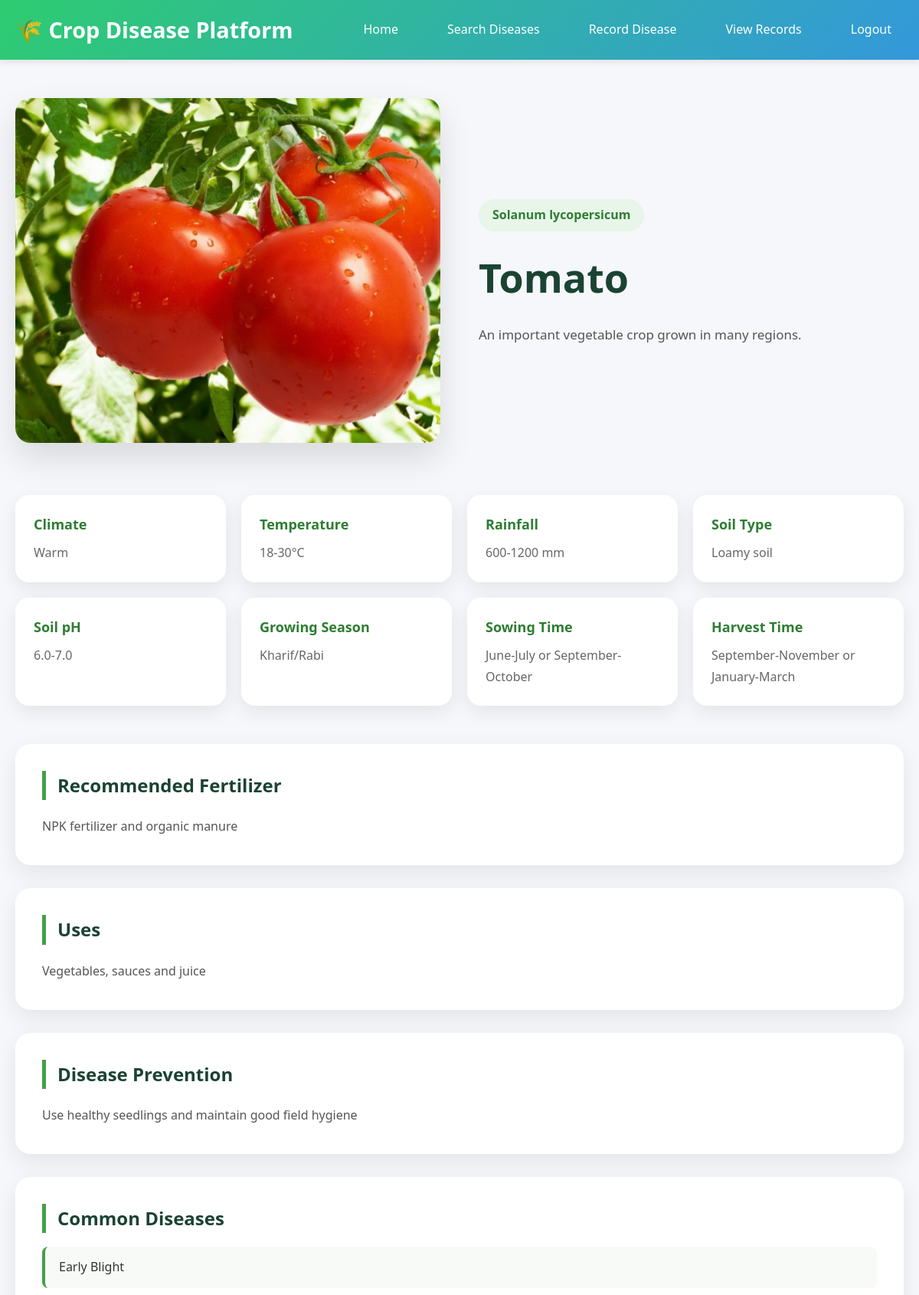
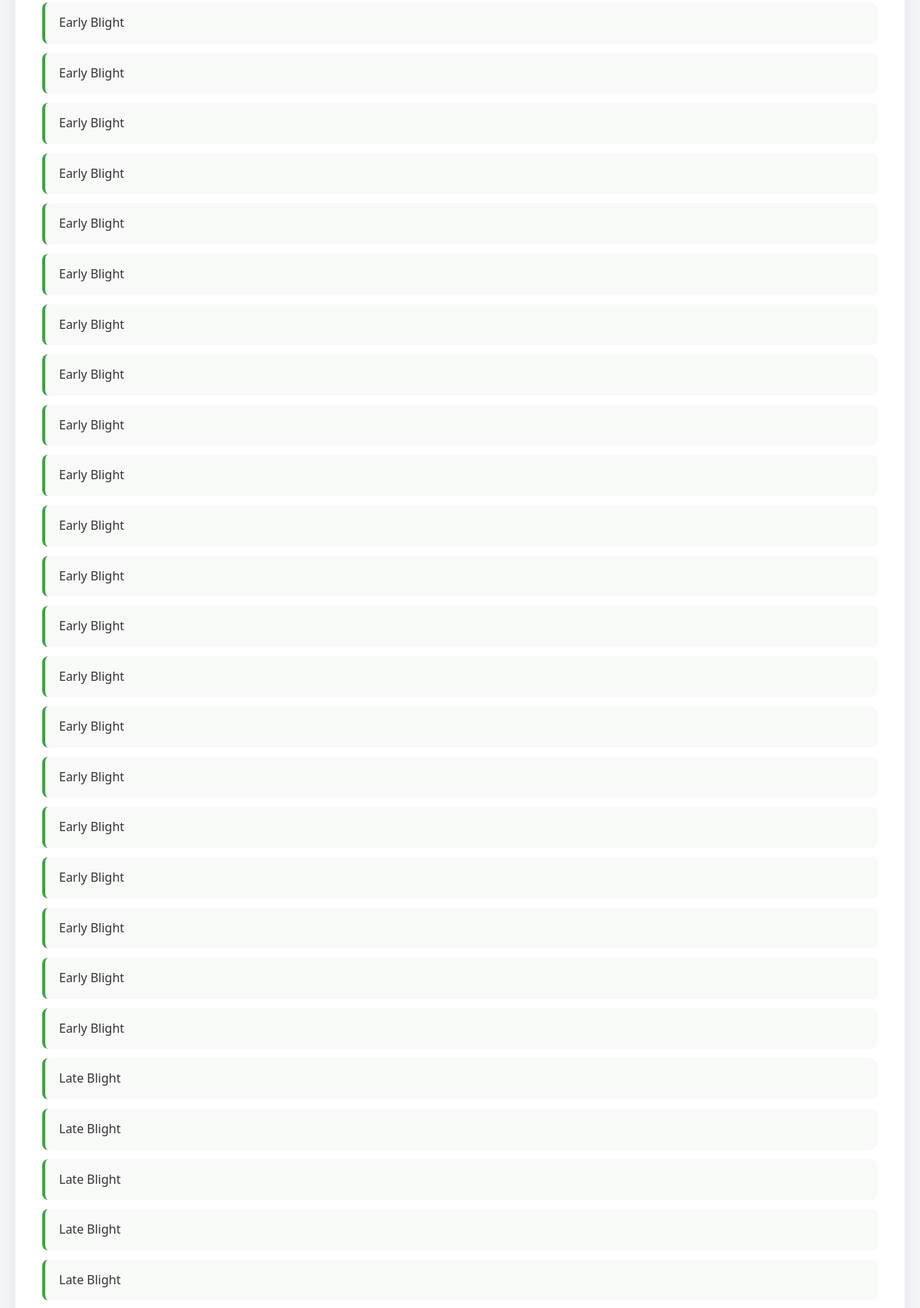
Page /crop/3 (signed in, upper part) on the committed database (2 pictures, top to bottom).
### tables this page shows
CREATE TABLE crops (
        id INTEGER PRIMARY KEY AUTOINCREMENT,
        name TEXT UNIQUE NOT NULL,
        description TEXT,
        scientific_name TEXT,
        climate TEXT,
        temperature TEXT,
        rainfall TEXT,
        soil TEXT,
        soil_ph TEXT,
        season TEXT,
        sowing_time TEXT,
        harvesting_time TEXT,
        fertilizer TEXT,
        uses TEXT,
        prevention TEXT
    );

CREATE TABLE diseases (
        id INTEGER PRIMARY KEY AUTOINCREMENT,
        crop_id INTEGER,
        name TEXT,
        symptoms TEXT,
        cause TEXT,
        treatment TEXT,
        prevention TEXT,
        severity TEXT
    );

### app.py (the view)
@app.route("/crop/<int:crop_id>")
def crop_details(crop_id):
    conn = get_db()
    crop = conn.execute("""
        SELECT
            name,
            description,
            scientific_name,
            climate,
            temperature,
            rainfall,
            soil,
            soil_ph,
            season,
            sowing_time,
            harvesting_time,
            fertilizer,
            uses,
            prevention
        FROM crops
        WHERE id = ?
    """, (crop_id,)).fetchone()
    diseases = conn.execute("""
        SELECT name
        FROM diseases
        WHERE crop_id = ?
        ORDER BY name
    """, (crop_id,)).fetchall()
    conn.close()
    if not crop:
        return "Crop not found", 404
    return render_template(
        "crop_details.html",
        crop=crop,
        diseases=diseases
    )

### app.py (called while the page is built)
def get_db():
    conn = sqlite3.connect(app.config["DATABASE"])
    conn.row_factory = sqlite3.Row
    return conn

@app.before_request
def auth():
    if request.endpoint not in ["login", "register", "static"] and "user_id" not in session:
        return redirect(url_for("login"))

### templates/crop_details.html (shortened to what this page needs)
{% extends "base.html" %}
{% block content %}
<section class="crop-page">
    <div class="crop-hero">
        <div class="crop-detail-image">
            {% if crop[0] == "Rice" %}
                <img src="{{ url_for('static', filename='images/Crops/rice.jpg') }}">
            {% elif crop[0] == "Wheat" %}
                <img src="{{ url_for('static', filename='images/Crops/wheat.jpg') }}">
            {% elif crop[0] == "Tomato" %}
                <img src="{{ url_for('static', filename='images/Crops/tomato.jpg') }}">
            {% elif crop[0] == "Potato" %}
                <img src="{{ url_for('static', filename='images/Crops/potato.jpg') }}">
            {% elif crop[0] == "Maize" %}
                <img src="{{ url_for('static', filename='images/Crops/maize.jpg') }}">
            {% endif %}
        </div>
        <div class="crop-content">
            <span class="crop-tag">
                {{ crop[2] }}
            </span>
            <h1>{{ crop[0] }}</h1>
            <p>
                {{ crop[1] }}
            </p>
        </div>
    </div>
    <div class="info-grid">
        <div class="info-box">
            <h3>Climate</h3>
            <p>{{ crop[3] }}</p>
        </div>
        <div class="info-box">
            <h3>Temperature</h3>
            <p>{{ crop[4] }}</p>
        </div>
        <div class="info-box">
            <h3>Rainfall</h3>
            <p>{{ crop[5] }}</p>
        </div>
        <div class="info-box">
            <h3>Soil Type</h3>
            <p>{{ crop[6] }}</p>
        </div>
        <div class="info-box">
            <h3>Soil pH</h3>
            <p>{{ crop[7] }}</p>
        </div>
        <div class="info-box">
            <h3>Growing Season</h3>
            <p>{{ crop[8] }}</p>
        </div>
        <div class="info-box">
            <h3>Sowing Time</h3>
            <p>{{ crop[9] }}</p>
        </div>
        <div class="info-box">
            <h3>Harvest Time</h3>
            <p>{{ crop[10] }}</p>
        </div>
    </div>
    <div class="content-card">
        <h2>Recommended Fertilizer</h2>
        <p>{{ crop[11] }}</p>
    </div>
    <div class="content-card">
        <h2>Uses</h2>
        <p>{{ crop[12] }}</p>
    </div>
    <div class="content-card">
        <h2>Disease Prevention</h2>
        <p>{{ crop[13] }}</p>
    </div>
    <div class="content-card">
        <h2>Common Diseases</h2>
        {% if diseases %}
        <ul class="disease-list">
            {% for disease in diseases %}
            <li>{{ disease[0] }}</li>
            {% endfor %}
        </ul>
        {% else %}
        <p>No diseases available.</p>
        {% endif %}
    </div>
</section>
{% endblock %}

### static/css/style.css (style rules this page uses)
* { margin: 0; padding: 0; box-sizing: border-box; }
:root { --primary-color: #2ecc71; --secondary-color: #3498db; --danger-color: #e74c3c; --warning-color: #f39c12; --dark-color: #2c3e50; --light-color: #ecf0f1; --border-radius: 8px; --transition: all 0.3s ease; }
body { font-family: 'Segoe UI', Tahoma, Geneva, Verdana, sans-serif; line-height: 1.6; color: #333; background-color: #f5f7fa; }
.crop-page { max-width:1200px; margin:50px auto; }
.crop-hero { display:grid; grid-template-columns:1fr 1fr; gap:50px; align-items:center; margin-bottom:60px; }
.crop-detail-image img { width:100%; height:450px; object-fit:cover; border-radius:20px; box-shadow:0 20px 45px rgba(0,0,0,.12); }
.crop-tag { display:inline-block; padding:8px 18px; background:#E8F5E9; color:#2E7D32; border-radius:50px; font-weight:600; margin-bottom:18px; }
.crop-content h1 { font-size:52px; color:#1b4332; margin-bottom:18px; }
.crop-content p { color:#555; line-height:1.9; font-size:17px; }
.info-grid { display:grid; grid-template-columns:repeat(4,1fr); gap:20px; margin-bottom:50px; }
.info-box { background:white; border-radius:18px; padding:24px; box-shadow:0 8px 25px rgba(0,0,0,.08); transition:.3s; }
.info-box h3 { color:#2E7D32; margin-bottom:10px; font-size:18px; }
.info-box p { color:#666; line-height:1.7; }
.content-card { background:white; border-radius:20px; padding:35px; margin-bottom:30px; box-shadow:0 10px 30px rgba(0,0,0,.08); }
.content-card h2 { color:#1b4332; margin-bottom:18px; border-left:5px solid #43A047; padding-left:15px; }
.content-card p { color:#555; line-height:2; text-align:justify; }
.disease-list { list-style:none; padding:0; }
.disease-list li { padding:14px 18px; margin-bottom:12px; background:#f8faf8; border-left:4px solid #43A047; border-radius:8px; font-size:16px; }

### rows in the picture
crops: scientific_name "Solanum lycopersicum", name "Tomato", description "An important vegetable crop grown in many regions.", climate "Warm", temperature "18-30°C", rainfall "600-1200 mm", soil "Loamy soil", soil_ph "6.0-7.0", season "Kharif/Rabi", sowing_time "June-July or September-October", harvesting_time "September-November or January-March", fertilizer "NPK fertilizer and organic manure", uses "Vegetables, sauces and juice", prevention "Use healthy seedlings and maintain good field hygiene"
diseases: name "Early Blight"
diseases: name "Early Blight"
diseases: name "Early Blight"
diseases: name "Early Blight"
diseases: name "Early Blight"
diseases: name "Early Blight"
diseases: name "Early Blight"
diseases: name "Early Blight"
diseases: name "Early Blight"
diseases: name "Early Blight"
diseases: name "Early Blight"
diseases: name "Early Blight"
diseases: name "Early Blight"
diseases: name "Early Blight"
diseases: name "Early Blight"
diseases: name "Early Blight"
diseases: name "Early Blight"
diseases: name "Early Blight"
diseases: name "Early Blight"
diseases: name "Early Blight"
diseases: name "Early Blight"
diseases: name "Early Blight"
diseases: name "Late Blight"
diseases: name "Late Blight"
diseases: name "Late Blight"
diseases: name "Late Blight"
diseases: name "Late Blight"
